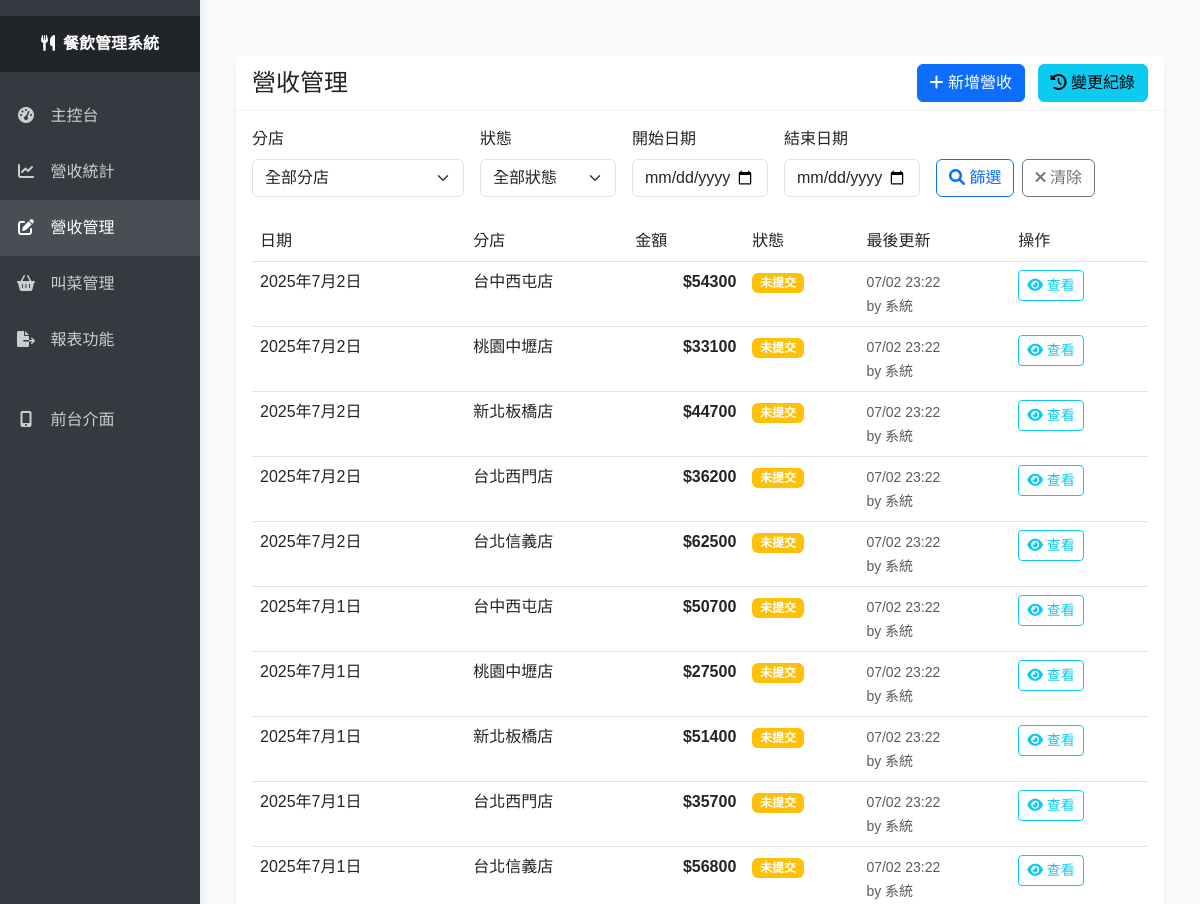
/dashboard/revenue-manage/ (upper part), run on an earlier commit of the app's database.
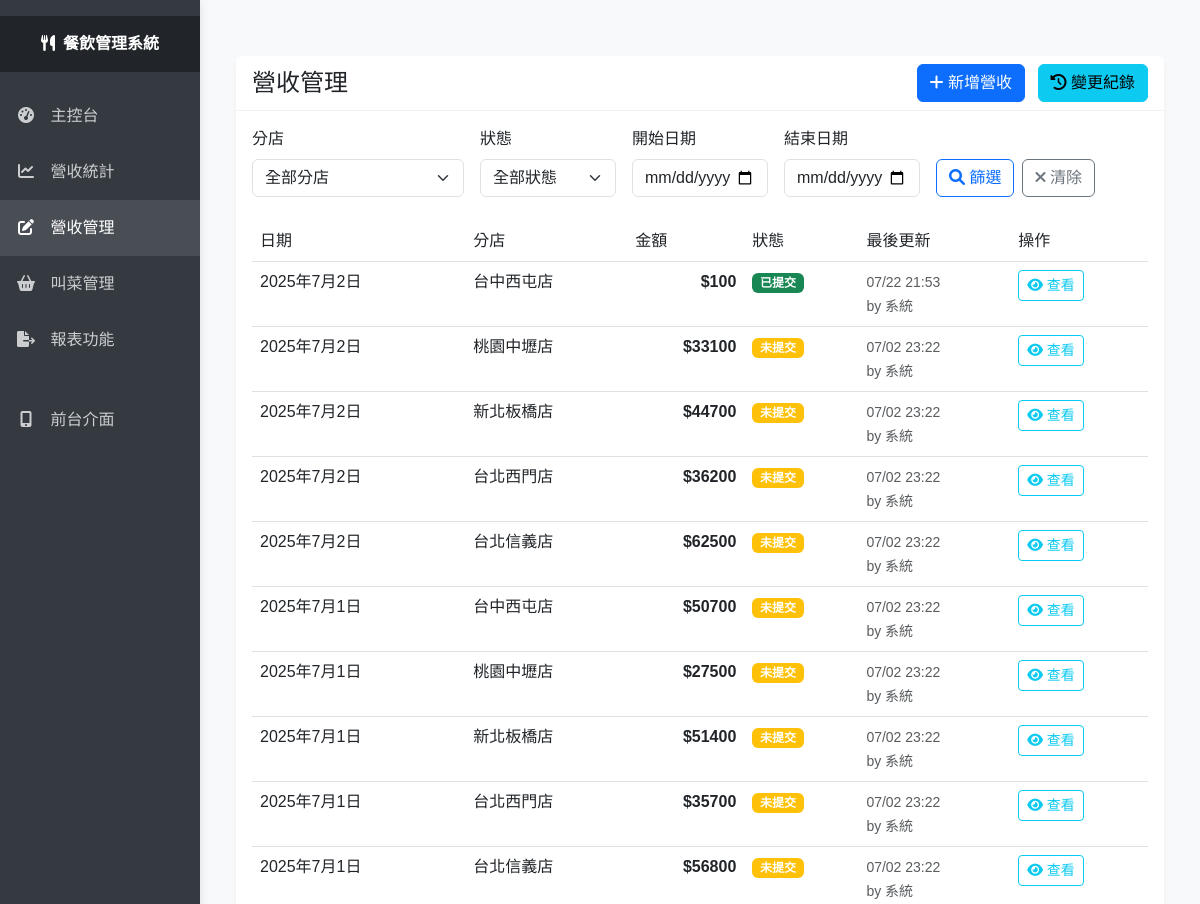
And on a later commit of the database.
### apps/mock_data/models.py (models this page shows, shortened)
class Revenue(models.Model):
    STATUS_CHOICES = [
        ('pending', '未提交'),
        ('submitted', '已提交'),
    ]
    store = models.ForeignKey(
        Store, on_delete=models.CASCADE, related_name='revenues')
    date = models.DateField(default=timezone.now)
    amount = models.DecimalField(
        max_digits=10, decimal_places=2, validators=[MinValueValidator(0)])
    status = models.CharField(max_length=20, choices=STATUS_CHOICES, default='pending')
    notes = models.TextField(blank=True, help_text='備註說明')
    created_by = models.CharField(max_length=100, default='系統')
    updated_by = models.CharField(max_length=100, default='系統')
    updated_at = models.DateTimeField(auto_now=True)
    submitted_at = models.DateTimeField(auto_now_add=True)
    class Meta:
        unique_together = ['store', 'date']
        ordering = ['-date']

class Store(models.Model):
    REGION_CHOICES = [
        ('taipei', '台北地區'),
        ('new_taipei', '新北地區'),
        ('taoyuan', '桃園地區'),
        ('taichung', '台中地區'),
        ('tainan', '台南地區'),
        ('kaohsiung', '高雄地區'),
    ]
    name = models.CharField(max_length=100)
    location = models.CharField(max_length=200)
    region = models.CharField(max_length=20, choices=REGION_CHOICES, default='taipei')
    manager_name = models.CharField(max_length=100)
    manager_line_id = models.CharField(max_length=100)
    created_at = models.DateTimeField(auto_now_add=True)

### apps/admin_dashboard/views.py (the view)
# urls.py: path('revenue-manage/', views.RevenueCRUDView.as_view(), name='revenue_crud'),
class RevenueCRUDView(View):
    def get(self, request):
        today = timezone.now().date()
        start_date = today - timedelta(days=30)
        store_id = request.GET.get('store_id')
        status = request.GET.get('status')
        start_date_str = request.GET.get('start_date')
        end_date_str = request.GET.get('end_date')
        revenues = Revenue.objects.select_related('store').all()
        if store_id:
            revenues = revenues.filter(store_id=store_id)
        if status:
            revenues = revenues.filter(status=status)
        if start_date_str:
            try:
                start_date = datetime.fromisoformat(start_date_str).date()
                revenues = revenues.filter(date__gte=start_date)
            except ValueError:
                pass
        if end_date_str:
            try:
                end_date = datetime.fromisoformat(end_date_str).date()
                revenues = revenues.filter(date__lte=end_date)
            except ValueError:
                pass
        revenues = revenues.order_by('-date', '-updated_at')[:100]  # 限制顯示數量
        context = {
            'revenues': revenues,
            'stores': Store.objects.all(),
            'status_choices': Revenue.STATUS_CHOICES,
            'selected_store': store_id,
            'selected_status': status,
            'start_date': start_date_str,
            'end_date': end_date_str,
        }
        return render(request, 'admin_dashboard/revenue_crud.html', context)

### templates/admin_dashboard/revenue_crud.html (shortened to what the changed rows need)
{% extends 'admin_dashboard/base.html' %}
{% block content %}
<div class="container-fluid py-4">
    <div class="row">
        <div class="col-12">
            <div class="card">
                <div class="card-body">
                    <div class="table-responsive">
                        <table class="table table-hover">
                            <thead>
                                <tr>
                                    <th>日期</th>
                                    <th>分店</th>
                                    <th>金額</th>
                                    <th>狀態</th>
                                    <th>最後更新</th>
                                    <th>操作</th>
                                </tr>
                            </thead>
                            <tbody>
                                {% for revenue in revenues %}
                                <tr>
                                    <td>{{ revenue.date }}</td>
                                    <td>{{ revenue.store.name }}</td>
                                    <td class="text-end">
                                        <strong>${{ revenue.amount|floatformat:0 }}</strong>
                                    </td>
                                    <td>
                                        {% if revenue.status == 'pending' %}
                                            <span class="badge bg-warning">{{ revenue.get_status_display }}</span>
                                        {% elif revenue.status == 'submitted' %}
                                            <span class="badge bg-success">{{ revenue.get_status_display }}</span>
                                        {% endif %}
                                    </td>
                                    <td>
                                        <small class="text-muted">
                                            {{ revenue.updated_at|date:"m/d H:i" }}<br>
                                            by {{ revenue.updated_by }}
                                        </small>
                                    </td>
                                    <td>
                                        <a href="{% url 'admin_dashboard:revenue_detail' revenue.id %}"
                                           class="btn btn-sm btn-outline-info">
                                            <i class="fas fa-eye"></i> 查看
                                        </a>
                                    </td>
                                </tr>
                                {% empty %}
                                <tr>
                                    <td colspan="6" class="text-center text-muted py-4">
                                        沒有找到符合條件的營收記錄
                                    </td>
                                </tr>
                                {% endfor %}
                            </tbody>
                        </table>
                    </div>
                </div>
            </div>
        </div>
    </div>
</div>
{% endblock %}

What changed in the data, as far as the page shows it:
changed Revenue: amount "54300" → "100"; updated_at "07/02 23:22" → "07/22 21:53"; status "未提交" → "已提交"
